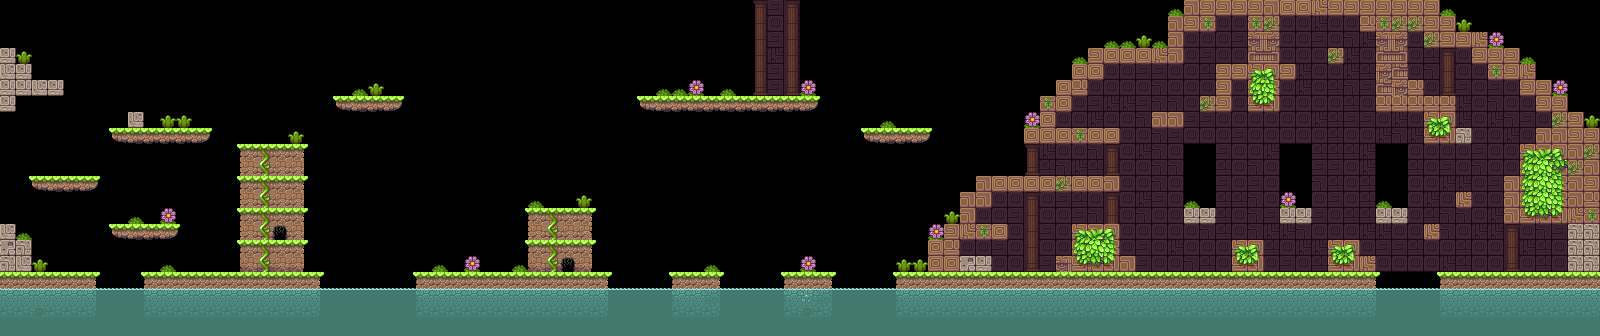

A level layout from a 2D game, rendered from its tile map. Below: a short description, then the map file with tile-grid data replaced by summaries:
An orthogonal 100x21 tile map with 16x16 px tiles, 2 tile layers (under, over) and 15 objects (12x Block, 2x Player, Platform).

<map version="1.0" orientation="orthogonal" renderorder="left-up" width="100" height="21" tilewidth="16" tileheight="16" nextobjectid="24">
 <tileset firstgid="1" name="tiles" tilewidth="16" tileheight="16" tilecount="114" columns="19">
  <image source="tiles.png" width="304" height="96" />
 </tileset>
 <layer name="under" width="100" height="21">
  <data>[2100 cells, 2100 non-empty, 71 distinct tile ids]</data>
 </layer>
 <objectgroup name="entities">
  <object id="1" type="Player" x="192" y="254" width="16" height="18">
   <properties>
    <property name="no" value="1" />
   </properties>
  </object>
  <object id="3" type="Platform" x="336" y="144" width="64" height="112" />
  <object id="7" type="Block" x="144" y="272" width="176" height="80" />
  <object id="12" type="Block" x="0" y="224" width="16" height="48" />
  <object id="13" type="Block" x="0" y="272" width="96" height="80" />
  <object id="14" type="Block" x="16" y="240" width="16" height="32" />
  <object id="15" type="Block" x="416" y="272" width="192" height="80" />
  <object id="16" type="Block" x="672" y="272" width="48" height="80" />
  <object id="17" type="Block" x="784" y="272" width="48" height="80" />
  <object id="18" type="Block" x="896" y="272" width="480" height="80" />
  <object id="19" type="Player" x="592" y="254" width="16" height="18">
   <properties>
    <property name="no" value="2" />
   </properties>
  </object>
  <object id="20" type="Block" x="1440" y="272" width="160" height="80" />
  <object id="21" type="Block" x="0" y="352" width="1600" height="16" />
  <object id="22" type="Block" x="-16" y="-64" width="16" height="432" />
  <object id="23" type="Block" x="1600" y="-64" width="16" height="432" />
 </objectgroup>
 <layer name="over" width="100" height="21" opacity="0.3">
  <data>[2100 cells, 300 non-empty, 10 distinct tile ids]</data>
 </layer>
</map>
